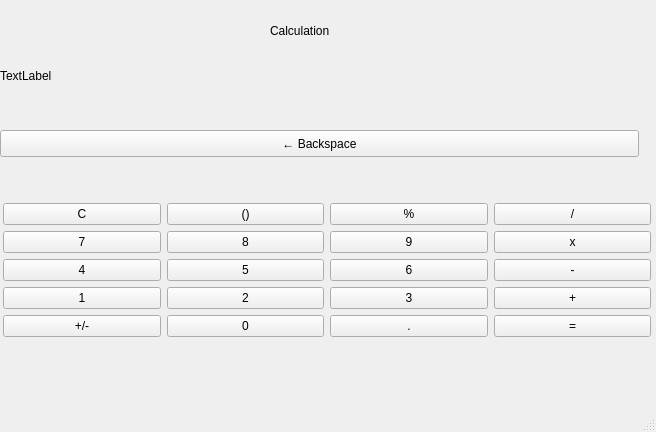
<?xml version="1.0" encoding="UTF-8"?>
<ui version="4.0">
 <class>MainWindow</class>
 <widget class="QMainWindow" name="MainWindow">
  <property name="geometry">
   <rect>
    <x>0</x>
    <y>0</y>
    <width>656</width>
    <height>432</height>
   </rect>
  </property>
  <property name="windowTitle">
   <string>MainWindow</string>
  </property>
  <widget class="QWidget" name="centralwidget">
   <widget class="QWidget" name="verticalLayoutWidget">
    <property name="geometry">
     <rect>
      <x>0</x>
      <y>40</y>
      <width>641</width>
      <height>71</height>
     </rect>
    </property>
    <layout class="QVBoxLayout" name="verticalLayout">
     <item>
      <widget class="QLabel" name="label_result">
       <property name="text">
        <string>TextLabel</string>
       </property>
      </widget>
     </item>
    </layout>
   </widget>
   <widget class="QWidget" name="verticalLayoutWidget_2">
    <property name="geometry">
     <rect>
      <x>0</x>
      <y>160</y>
      <width>651</width>
      <height>221</height>
     </rect>
    </property>
    <layout class="QVBoxLayout" name="verticalLayout_2">
     <item>
      <layout class="QGridLayout" name="gridLayout">
       <property name="leftMargin">
        <number>3</number>
       </property>
       <item row="2" column="0">
        <widget class="QPushButton" name="pushButton_4">
         <property name="text">
          <string>4</string>
         </property>
        </widget>
       </item>
       <item row="4" column="2">
        <widget class="QPushButton" name="pushButton_dot">
         <property name="text">
          <string>.</string>
         </property>
        </widget>
       </item>
       <item row="3" column="2">
        <widget class="QPushButton" name="pushButton_3">
         <property name="text">
          <string>3</string>
         </property>
        </widget>
       </item>
       <item row="1" column="3">
        <widget class="QPushButton" name="pushButton_mul">
         <property name="text">
          <string>x</string>
         </property>
        </widget>
       </item>
       <item row="2" column="2">
        <widget class="QPushButton" name="pushButton_6">
         <property name="text">
          <string>6</string>
         </property>
        </widget>
       </item>
       <item row="4" column="0">
        <widget class="QPushButton" name="pushButton_18">
         <property name="text">
          <string>+/-</string>
         </property>
        </widget>
       </item>
       <item row="4" column="3">
        <widget class="QPushButton" name="pushButton_equal">
         <property name="text">
          <string>=</string>
         </property>
        </widget>
       </item>
       <item row="0" column="1">
        <widget class="QPushButton" name="pushButton_gal">
         <property name="text">
          <string>()</string>
         </property>
        </widget>
       </item>
       <item row="1" column="1">
        <widget class="QPushButton" name="pushButton_8">
         <property name="text">
          <string>8</string>
         </property>
        </widget>
       </item>
       <item row="0" column="3">
        <widget class="QPushButton" name="pushButton_divi">
         <property name="text">
          <string>/</string>
         </property>
        </widget>
       </item>
       <item row="2" column="1">
        <widget class="QPushButton" name="pushButton_5">
         <property name="text">
          <string>5</string>
         </property>
        </widget>
       </item>
       <item row="0" column="0">
        <widget class="QPushButton" name="pushButton_C">
         <property name="text">
          <string>C</string>
         </property>
        </widget>
       </item>
       <item row="3" column="0">
        <widget class="QPushButton" name="pushButton_1">
         <property name="text">
          <string>1</string>
         </property>
        </widget>
       </item>
       <item row="3" column="3">
        <widget class="QPushButton" name="pushButton_plus">
         <property name="text">
          <string>+</string>
         </property>
        </widget>
       </item>
       <item row="1" column="0">
        <widget class="QPushButton" name="pushButton_7">
         <property name="text">
          <string>7</string>
         </property>
        </widget>
       </item>
       <item row="1" column="2">
        <widget class="QPushButton" name="pushButton_9">
         <property name="text">
          <string>9</string>
         </property>
        </widget>
       </item>
       <item row="0" column="2">
        <widget class="QPushButton" name="pushButton_per">
         <property name="text">
          <string>%</string>
         </property>
        </widget>
       </item>
       <item row="3" column="1">
        <widget class="QPushButton" name="pushButton_2">
         <property name="text">
          <string>2</string>
         </property>
        </widget>
       </item>
       <item row="2" column="3">
        <widget class="QPushButton" name="pushButton_sub">
         <property name="text">
          <string>-</string>
         </property>
        </widget>
       </item>
       <item row="4" column="1">
        <widget class="QPushButton" name="pushButton_0">
         <property name="text">
          <string>0</string>
         </property>
        </widget>
       </item>
      </layout>
     </item>
    </layout>
   </widget>
   <widget class="QLabel" name="label_cal">
    <property name="geometry">
     <rect>
      <x>270</x>
      <y>20</y>
      <width>71</width>
      <height>21</height>
     </rect>
    </property>
    <property name="text">
     <string>Calculation</string>
    </property>
   </widget>
   <widget class="QPushButton" name="pushButton_back">
    <property name="geometry">
     <rect>
      <x>0</x>
      <y>130</y>
      <width>639</width>
      <height>27</height>
     </rect>
    </property>
    <property name="text">
     <string>← Backspace</string>
    </property>
   </widget>
  </widget>
  <widget class="QMenuBar" name="menubar">
   <property name="geometry">
    <rect>
     <x>0</x>
     <y>0</y>
     <width>656</width>
     <height>27</height>
    </rect>
   </property>
  </widget>
  <widget class="QStatusBar" name="statusbar"/>
 </widget>
 <resources/>
 <connections/>
</ui>
